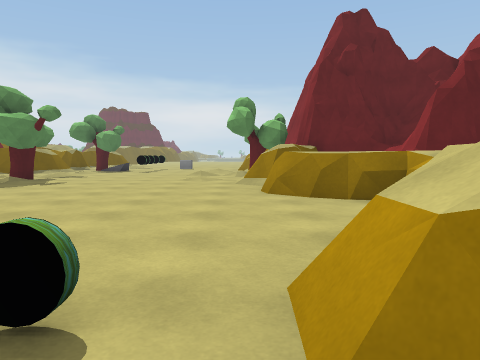
[1] (above)

20 first-person views from a walk through a 3-D level made in the Unity game engine. The camera is 1.2 m above the floor, tilts 4° down and sees 70° across. The floor is counted in squares, 2 m on a side. Each view is taken from the middle of a square. On the plan, view 1 faces up. The plan holds only what a view shows up to about 10 squares ahead; the rest is blank. The place goes on beyond the plan. The player character is not drawn. Some surface patterns are stand-ins.

[2]
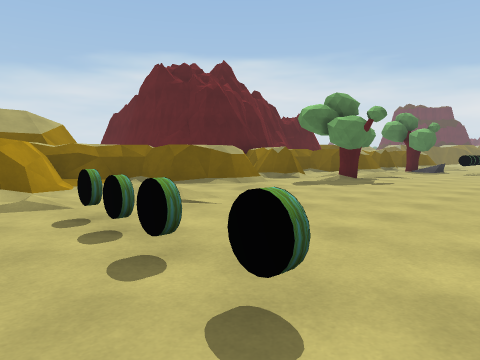

[3]
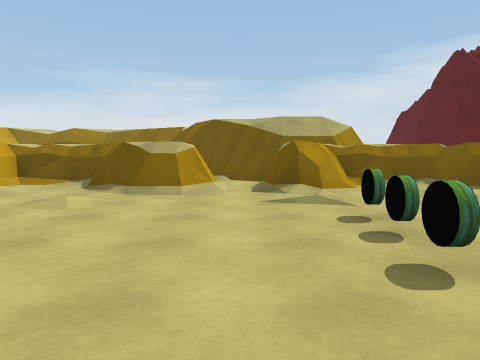

[4]
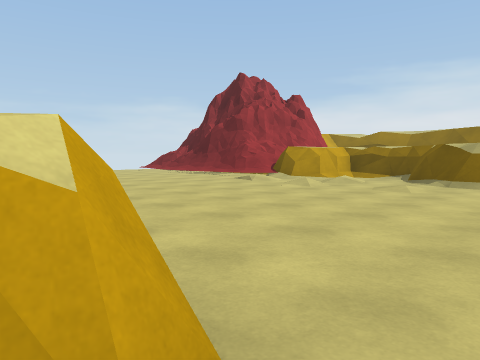

[5]
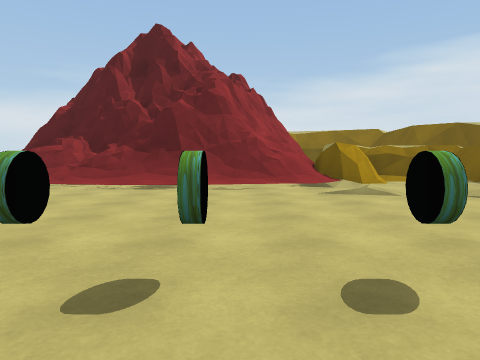

[6]
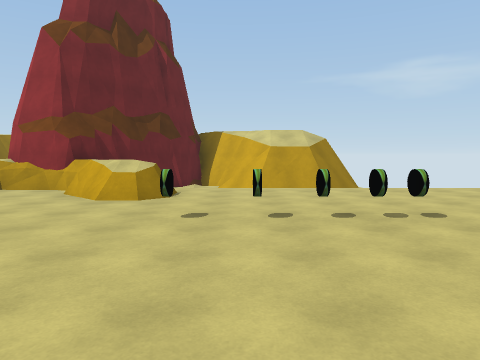

[7]
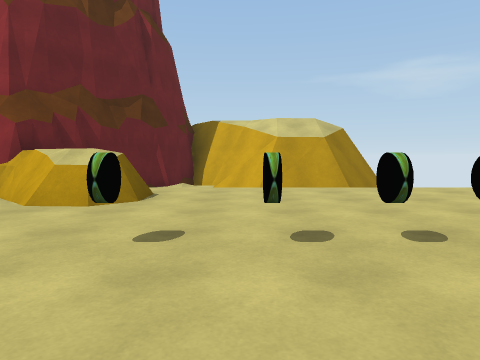

[8]
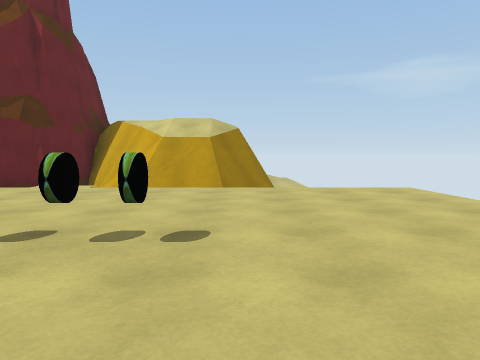

[9]
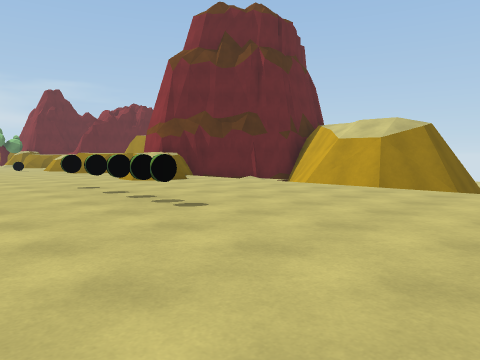

[10]
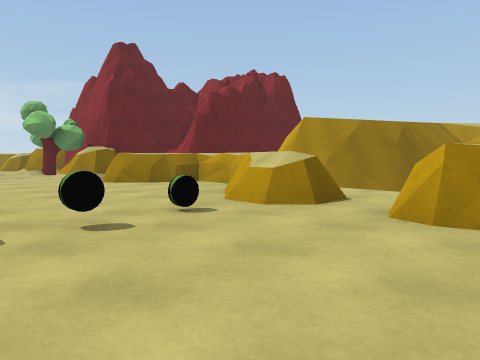

[11]
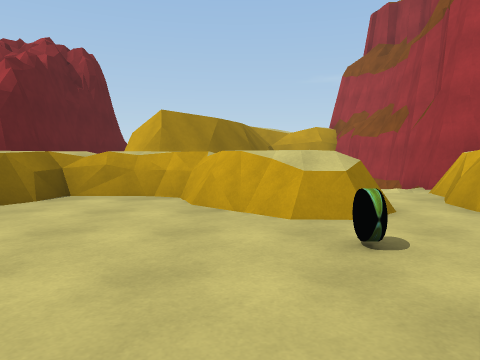

[12]
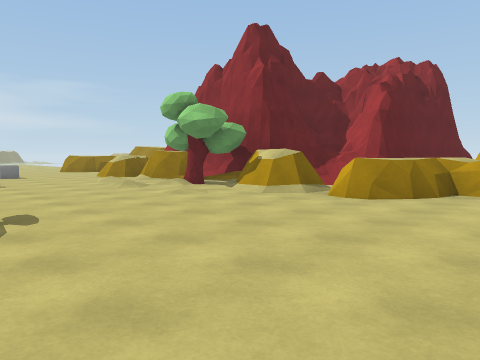

[13]
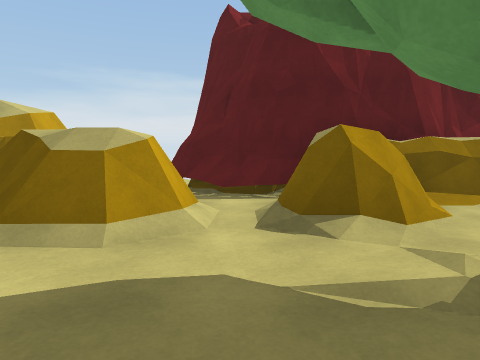

[14]
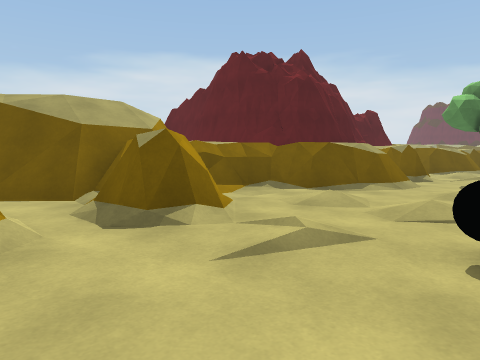

[15]
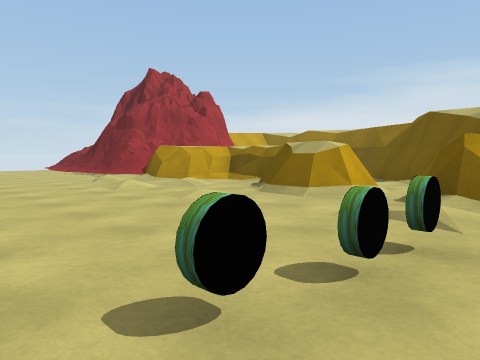

[16]
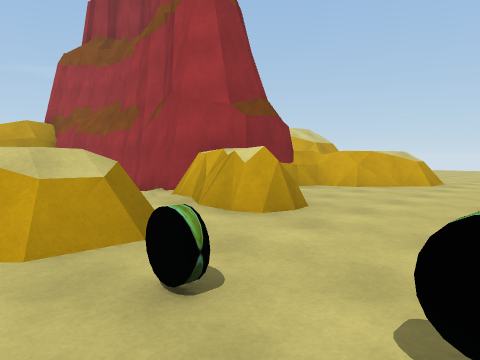

[17]
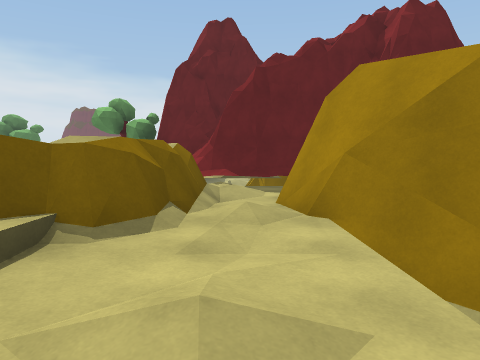

[18]
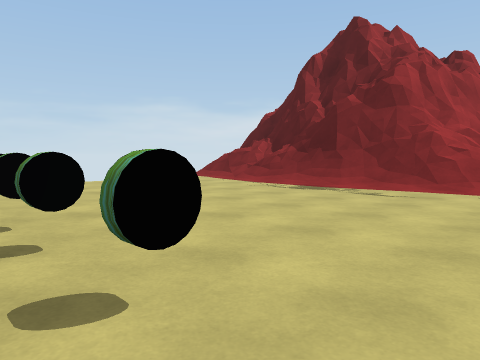

[19]
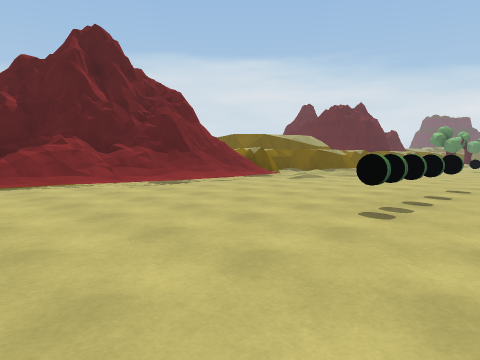

[20]
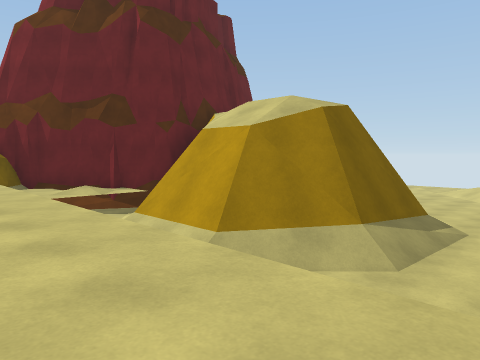

### Floor plan
Key: @ floor where view 1 was taken; # wall or solid block; . main floor; - floor 0.25 m lower than the main floor; _ floor 0.5 m lower than the main floor; / step, stairs or slope; = window, fence, low wall or low ledge; ^ raised ledge; v drop or lower ground; T tree; O other object.
Columns run from 12 left of view 1 to 7 right of it. Each row starts with its distance up from view 1.
 10    #////.....T#
  9    #^/.T.....##
  8   ####/T....=^#
  7   #/./.......#=#
  6   #.##.......##=##
  5   # ##./.....###/#
  4   ###.........##/#
  3    #////......^#/##
  2   ###/.......^^#/###
  1   ####//OOOO.^///#=#
  0  ##/........@.._/v
 -1 ##/.##.......##//v
 -2 #/  ##./..... ######
 -3    ##.........##
 -4    #////......###
 -5    ##/.......^^/##
 -6    # #//....=^/-/##
 -7    #=//...O....-/v#
 -8    ###/...O.... v##
 -9      #/...O.... =#
-10      #/...O.... =#
-11     ##/........ v###
-12     #//........ vv==
-13     #//........ vvvv
-14         .......

Where each view was taken, in squares from view 1:
view 1: 0 up, 0 right, facing up
view 2: 0 up, 1 left, facing up-left
view 3: 0 up, 1 left, facing left
view 4: 0 up, 1 right, facing down-left
view 5: 8 down, 0 right, facing left
view 6: 8 down, 6 left, facing right
view 7: 8 down, 4 left, facing right
view 8: 11 down, 4 left, facing right
view 9: 14 down, 4 left, facing up-right
view 10: 2 down, 3 left, facing up-right
view 11: 2 up, 3 left, facing right
view 12: 3 up, 5 left, facing up-right
view 13: 7 up, 4 left, facing left
view 14: 1 down, 4 left, facing up-left
view 15: 2 up, 2 left, facing down-left
view 16: 2 up, 2 left, facing down-right
view 17: 1 down, 4 right, facing up
view 18: 6 down, 1 left, facing down-left
view 19: 14 down, 0 right, facing up-left
view 20: 14 down, 1 right, facing up-right
